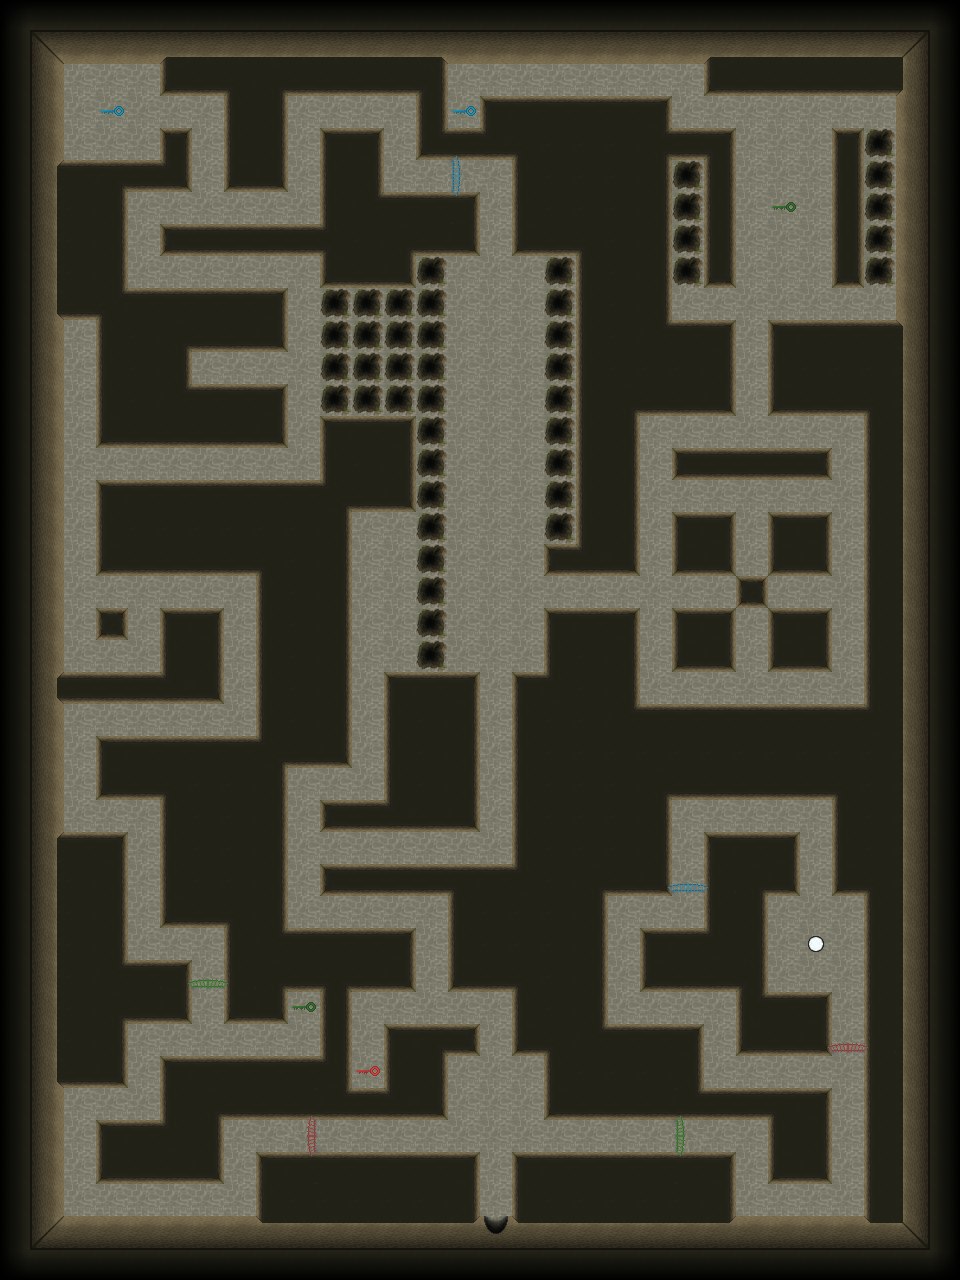

The image is a tile-based game level rendered from a .tmx file. Its description and source (layers, tilesets, objects; grid data summarised) follow:
An orthogonal 30x40 tile map with 32x32 px tiles, 2 tile layers (base, interaction).

<map version="1.8" tiledversion="1.8.5" orientation="orthogonal" renderorder="right-down" width="30" height="40" tilewidth="32" tileheight="32" infinite="0" nextlayerid="3" nextobjectid="1">
 <tileset firstgid="1" source="../tileset/tileset.tsx" />
 <layer id="1" name="base" width="30" height="40">
  <data>[1200 cells, 1200 non-empty, 31 distinct tile ids]</data>
 </layer>
 <layer id="2" name="interaction" width="30" height="40">
  <data>[1200 cells, 17 non-empty, 15 distinct tile ids]</data>
 </layer>
</map>
